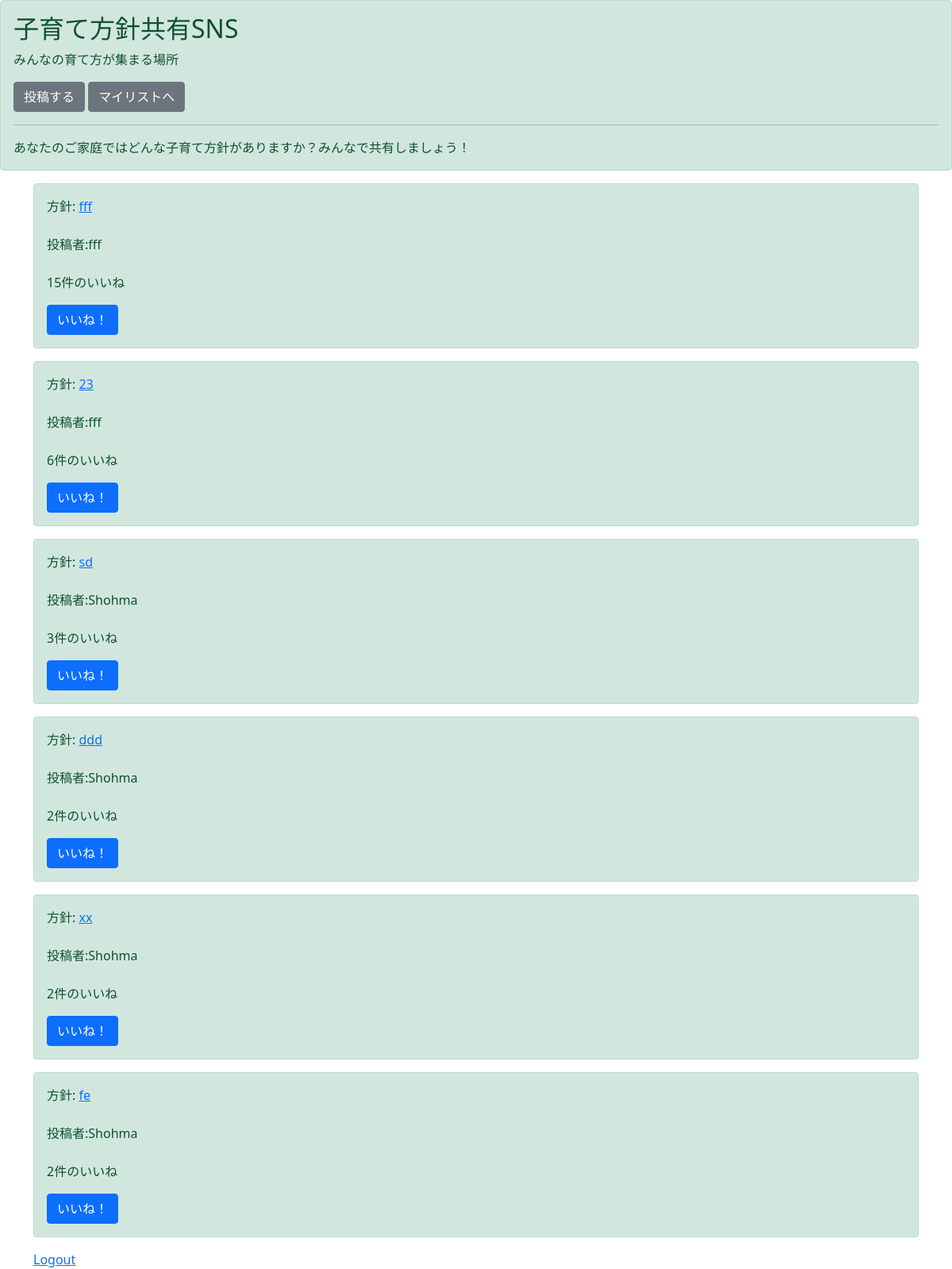
Page /list/ (signed in) on the earlier database version.
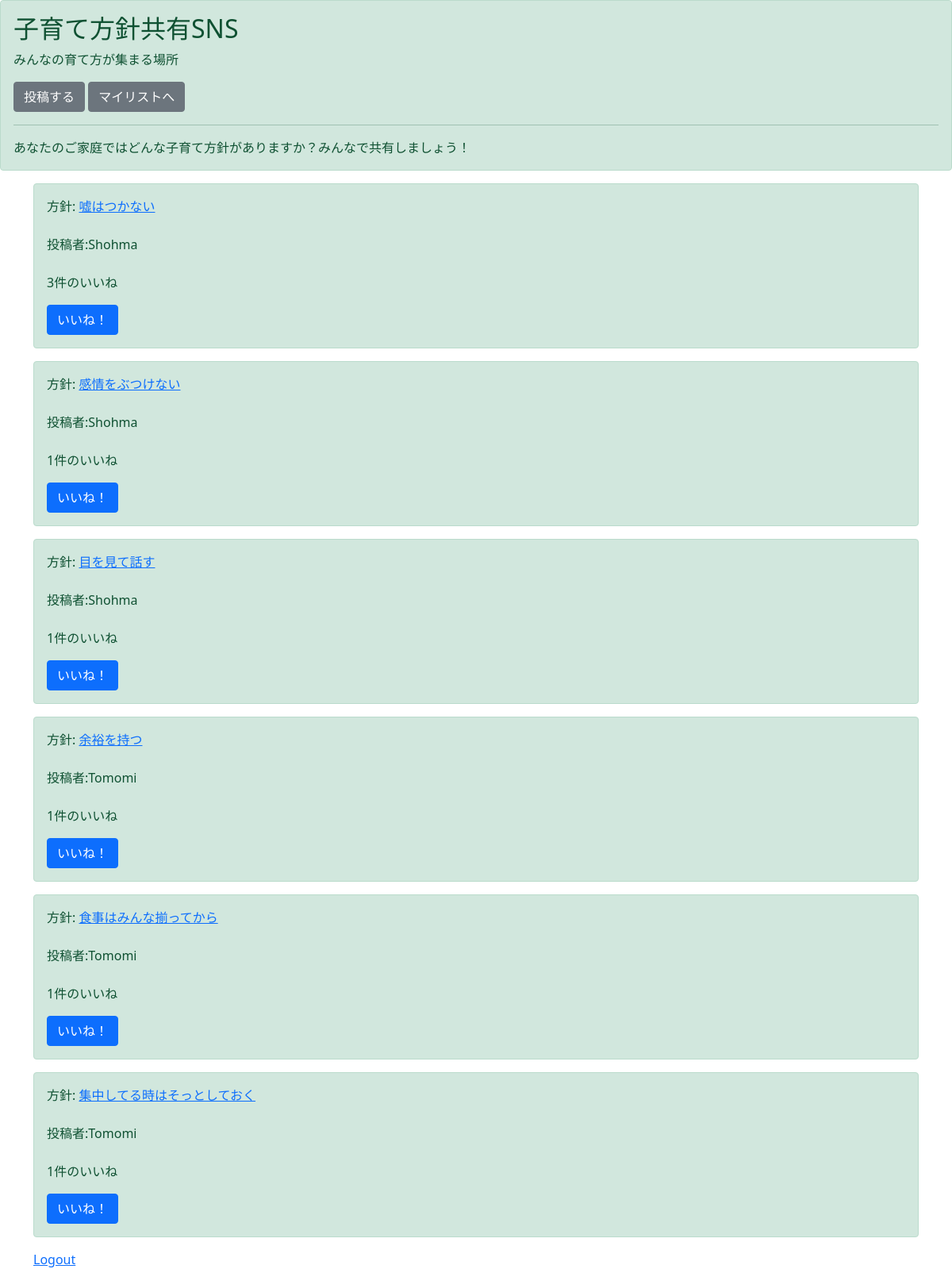
Same page on the later database version.
### boardapp/models.py (models this page shows, shortened)
class BoadModel(models.Model):
    title = models.CharField(max_length=100)
    content = models.TextField()
    contributor = models.CharField(max_length=20)
    good = models.IntegerField(null=True, blank=True, default=1)
    priority = models.CharField(max_length=10, choices=CHOICE)
    follow = models.IntegerField(null=True, blank=True, default=0)

### boardapp/views.py (the view)
# urls.py: path('list/', listfunc, name='list'),
@login_required
def listfunc(request):
    object_list = BoadModel.objects.all()
    if request.path_info == '/list/':
        html = 'list.html'
    else:
        html = 'mylist.html'
    return render(request, html, {'object_list': object_list})

### templates/list.html
{% extends 'base.html' %}
{% block header %}
<div class="alert alert-success" role="alert">
    <h2 class="alert-heading">子育て方針共有SNS</h2>
    <p> みんなの育て方が集まる場所</p>
    <a class="btn btn-secondary" role="button" href="{%  url 'create' %}" >投稿する</a>
    <a class="btn btn-secondary" role="button" href="{% url 'mylist' %}" >マイリストへ</a>
    <hr>
    <p class="mb-0">あなたのご家庭ではどんな子育て方針がありますか？みんなで共有しましょう！</p>
</div>
{% endblock header %}
{% block content %}
<div class='container'>
    {% for item in object_list %}
        {% if item.follow != 1 %}
            <div class="alert alert-success" role="alert">
                <div class="mb-3">
                    <label for="exampleFormControlTextarea1" class="form-label">方針:</label>
                    <a href="{% url 'detail' item.pk %}">{{ item.title }}</a>
                </div>
                <div class="mb-3">
                    <label for="exampleFormControlTextarea1" class="form-label">投稿者:{{ item.contributor }}</label>
                </div>
                <p>{{ item.good }}件のいいね</p>
                <a class="btn btn-primary" role="button" href="{% url 'good' item.pk %}" >いいね！</a>
            </div>
        {% endif %}
    {% endfor %}
    <a href="{% url 'logout' %}" role="button">Logout</a>
</div>
{% endblock content %}

Differences in the rows shown:
removed BoadModel: title "fff", contributor "fff", good "15"
removed BoadModel: title "23", contributor "fff", good "6"
removed BoadModel: title "sd", contributor "Shohma", good "3"
removed BoadModel: title "ddd", contributor "Shohma", good "2"
removed BoadModel: title "xx", contributor "Shohma", good "2"
removed BoadModel: title "fe", contributor "Shohma", good "2"
added BoadModel: title "嘘はつかない", contributor "Shohma", good "3"
added BoadModel: title "感情をぶつけない", contributor "Shohma", good "1"
added BoadModel: title "目を見て話す", contributor "Shohma", good "1"
added BoadModel: title "余裕を持つ", contributor "Tomomi", good "1"
added BoadModel: title "食事はみんな揃ってから", contributor "Tomomi", good "1"
added BoadModel: title "集中してる時はそっとしておく", contributor "Tomomi", good "1"
